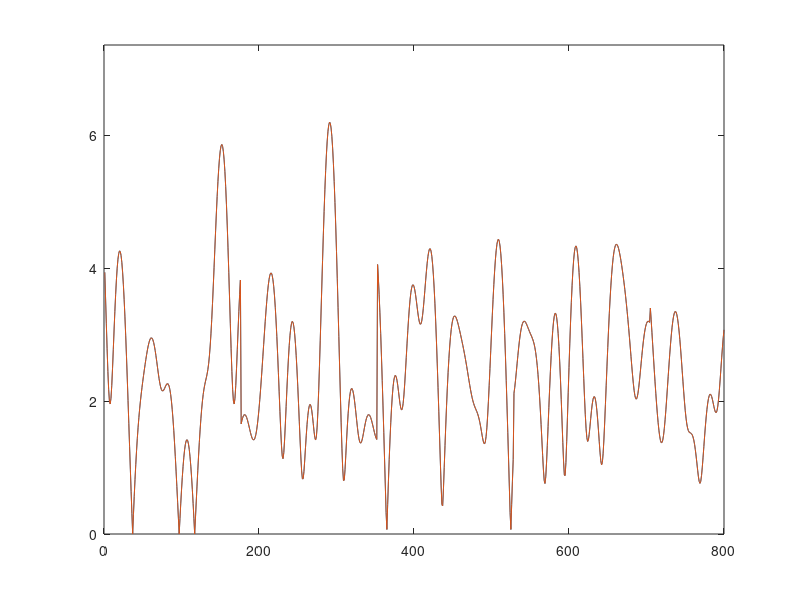
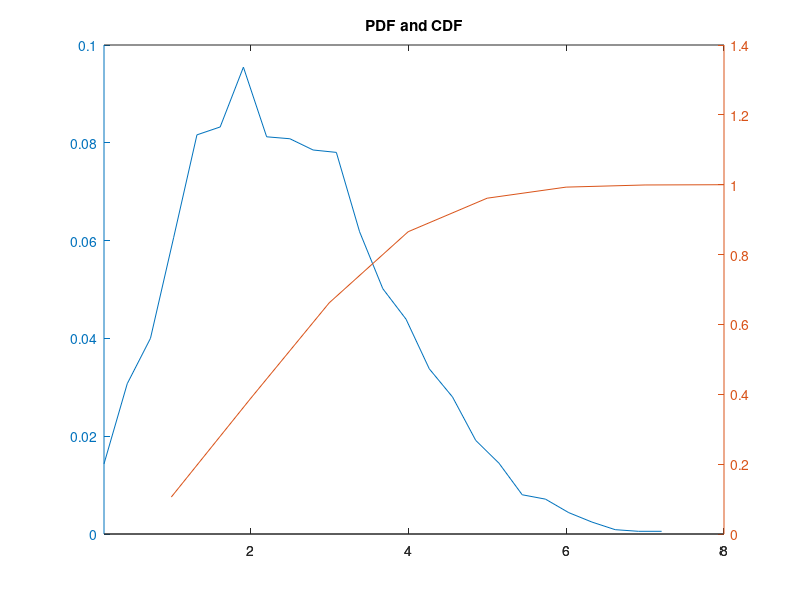
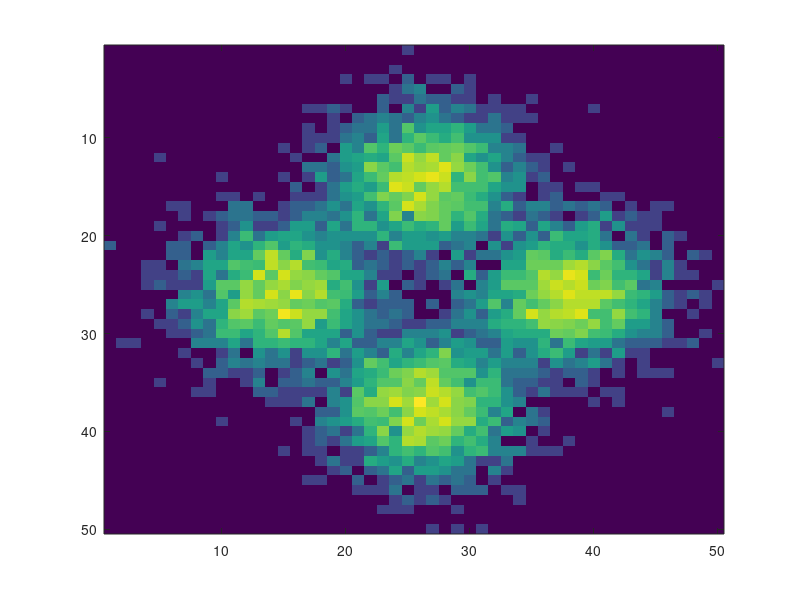
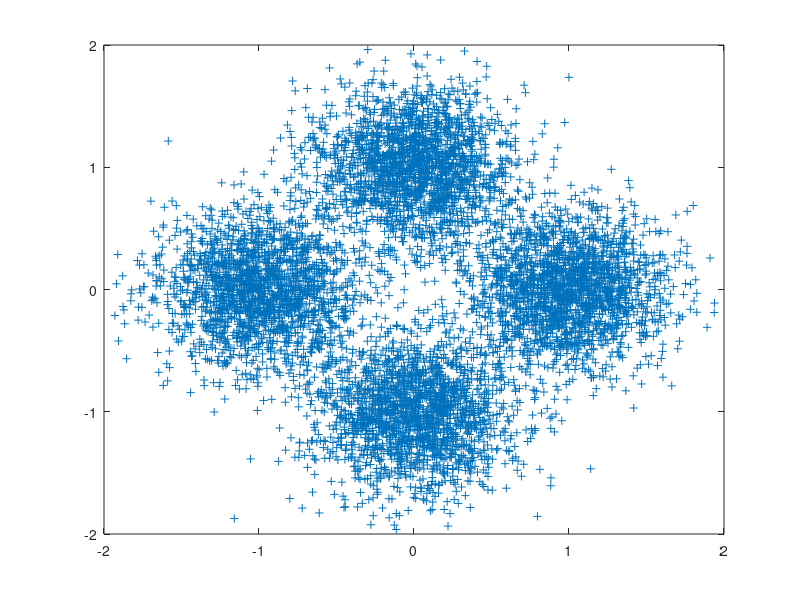

Recreate these plots in MATLAB, in order.
% papr_test.m
%
#{

  TODO:
    [X] measure BER
    [X] heat map type scatter diagram
    [X] clipping
    [X] companding
    [X] curves with different clipping thresholds
    [X] filter
        + complex or real?
        + might introduce phase shift ... make demodulation tricky
    [X] way to put plots on top of each other
    [X] tx diversity
    [ ] PAPR versus carriers for random data
    [ ] set threshold at CDF %
    [ ] plot compander
    [ ] think about how to measure/objective
        + can we express BER as a function of peak power?
        + or maybe showing RMS power being boosted
        + take into account clipping and higher rms power on BER
        + do we need to recalculate tx power?
    [ ] down the track ... other types of channels
        + does it mess up HF multipath much
        + impact likely less
    [ ] Tx a companded waveform and see if it really helps average power
    [ ] results/discussion
        + non-linear technqiues spread the energy in freq
        + we can trade of PAPR with bandwidth, lower PAPR, more bandwidth
        + filtering brings the PAPR up again
        + PAPR helps SNR, but multipath is a much tougher problem
        + non-linear technqiques will mess with QAM more (I think - simulate?)
        + so we may hit a wall at high data rates
        + are people already doing this by default, e.g. some slight compression in radio?  OTA test rqd,
          some sort of controlled test, like clipping rate
        + diversity idea doesn't seem to work in term of PAPR - but - 1 2Nc waveform will be much more
          robust to multipath (and multipath first), so any PAPR reduction will go further.
        + bigger improvements at higher Nc, e.g. 6dB at Nc=17.  Will need to test on real PAs
    [ ] what will happen when LDPC demodulated?
        + will decoder struggle due to non-linearity?
#}

1;

function symbol = qpsk_mod(two_bits)
    two_bits_decimal = sum(two_bits .* [2 1]); 
    switch(two_bits_decimal)
        case (0) symbol =  1;
        case (1) symbol =  j;
        case (2) symbol = -j;
        case (3) symbol = -1;
    endswitch
endfunction

function two_bits = qpsk_demod(symbol)
    bit0 = real(symbol*exp(j*pi/4)) < 0;
    bit1 = imag(symbol*exp(j*pi/4)) < 0;
    two_bits = [bit1 bit0];
endfunction

% "Genie" OFDM modem simulation that assumes ideal sync

function [ber papr] = run_sim(Nsym, EbNodB, plot_en=0, filt_en=0, method="", threshold=6)
    Nc   = 8;
    M    = 160;    % number of samples in each symbol
    bps  = 2;      % two bits per symbol for QPSK
    Ncp  = 16;     % cyclic prefix samples

    phase_est = 1; % perform phase estimation/correction
    
    if strcmp(method,"diversity")
      Nd = 2; gain = 1/sqrt(2);
    else
      Nd = 1; gain = 1.0;
    end
    
    papr_log = [];
    for e=1:length(EbNodB)
        % generate a 2D array of QPSK symbols

        Nphases = 2^bps;
        tx_phases = pi/2*floor((rand(Nsym,Nc)*Nphases));
        if strcmp(method,"diversity")
          % duplicate carriers but with opposite phase
          tx_phases = [tx_phases (tx_phases-pi/2)];
        end
        tx_sym = gain*exp(j*tx_phases);
              
        w = 2*pi/M; woff = (-Nc*Nd/2+0.5)*2*pi/M;
        tx = [];

        % generate OFDM signal

        for s=1:Nsym
          atx = zeros(1,M);
          for c=1:Nc*Nd
            atx += exp(j*(0:M-1)*(c*w+woff))*tx_sym(s,c);
          end
          % insert cyclic prefix and build up stream of time domain symbols
          tx = [tx atx(end-Ncp+1:end) atx];
        end
        Nsam = length(tx);

        % bunch of PAPR reduction options
        
        tx_ = tx;
        if strcmp(method, "clip") || strcmp(method, "diversity")
          ind = find(abs(tx) > threshold);
          tx_(ind) = threshold*exp(j*angle(tx(ind)));
        end
        if strcmp(method, "compand1")
          tx_mag = interp1([0 1 3 5 6 20], [0 1 4 5.5 6 7], abs(tx), "pchip");
          tx_ = tx_mag.*exp(j*angle(tx));
        end
        if strcmp(method, "compand2")
          # power law compander x = a*y^power, y = (x/a) ^ (1/power)
          power=2; a=threshold/(threshold^power);
          tx_mag = (abs(tx)/a) .^ (1/power);
          tx_ = tx_mag.*exp(j*angle(tx));
        end
        
        if filt_en
          Nfilt=40;
          b = fir1(Nfilt,1.5*Nc*Nd/M);
          tx_ = filter(b,1,[tx_ zeros(1,Nfilt/2)]);
          tx_ = [tx_(Nfilt/2+1:end)];
        end

        % normalise power after any non-linear shennanigans, so that noise addition is correct

        tx_ *= sqrt(mean(abs(tx).^2)/mean(abs(tx_).^2));
        tx_ *= exp(j*pi/4);
        
        if phase_est
            % auxillary rx to get ideal phase ests on signal after multipath but before AWGN noise is added

            rx_phase = zeros(Nsym,Nc);
            for s=1:Nsym
              st = (s-1)*(M+Ncp)+1+Ncp; en = st+M-1;
              for c=1:Nc*Nd
                arx_sym = sum(exp(-j*(0:M-1)*(c*w+woff)) .* tx_(st:en))/M;
                rx_phase(s,c) = arx_sym * conj(tx_sym(s,c));
              end
            end
        end
        
        % AWGN channel

        EsNodB = EbNodB(e) + 10*log10(bps);
        variance = M/(10^(EsNodB/10));
        noise = sqrt(variance/2)*randn(1,Nsam) + j*sqrt(variance/2)*randn(1,Nsam);
        rx = tx_ + noise;

        % demodulate

        rx_sym = zeros(Nsym,Nc);
        for s=1:Nsym
          st = (s-1)*(M+Ncp)+1+Ncp; en = st+M-1;
          for c=1:Nc*Nd
            rx_sym(s,c) = sum(exp(-j*(0:M-1)*(c*w+woff)) .* rx(st:en))/M;
            if phase_est rx_sym(s,c) *= conj(rx_phase(s,c)); end
          end
          
          if strcmp(method,"diversity")
            for c=1:Nc
              rx_sym(s,c) += rx_sym(s,c+Nc)*exp(j*pi/2);
            end
          end          
        end
        
        % count bit errors

        Tbits = Terrs = 0;
        for s=1:Nsym
          for c=1:Nc
            tx_bits = qpsk_demod(tx_sym(s,c));
            rx_bits = qpsk_demod(rx_sym(s,c));
            Tbits += bps;
            Terrs += sum(xor(tx_bits,rx_bits));
          end
        end

        if plot_en
          figure(1); clf;
          plot(abs(tx(1:5*M))); hold on; plot(abs(tx_(1:5*M))); hold off;
          axis([0 5*M 0 max(abs(tx))]);
          figure(2); clf; [hh nn] = hist(abs(tx),25,1);
          cdf = empirical_cdf((1:Nc),abs(tx));
          plotyy(nn,hh,1:Nc,cdf); title('PDF and CDF');
          % heat map type scatter plot
          figure(3); clf;
          rx_sym = reshape(rx_sym(:,1:Nc), Nsym*Nc, 1);
          h_data = [real(rx_sym)'; imag(rx_sym)']';
          h = log10(hist3(h_data,[50 50])+1);
          colormap("default"); imagesc(h);
          figure(4); clf; plot(real(rx_sym), imag(rx_sym), '+'); axis([-2 2 -2 2]);
          figure(5); clf; Tx_ = 10*log10(abs(fft(tx_))); plot(fftshift(Tx_));
          mx = 10*ceil(max(Tx_)/10); axis([1 length(Tx_) mx-60 mx]);
        end

        papr1 = 20*log10(max(abs(tx))/mean(abs(tx)));
        papr2 = 20*log10(max(abs(tx_))/mean(abs(tx_)));
        papr_log = [papr_log papr2];
        ber(e) = Terrs/Tbits;
        printf("EbNodB: %3.1f %3.1f PAPR: %5.2f %5.2f Tbits: %6d Terrs: %6d BER: %5.3f\n", EbNodB(e), 10*log10(mean(abs(tx_).^2)), papr1, papr2, Tbits, Terrs, ber(e))
    end

    papr = mean(papr_log);
end

% AWGN BER versus Eb/No curves -------------------------------------

function curves_awgn
    Nsym=1000;
    EbNodB=2:8;
    [ber1 papr1] = run_sim(Nsym,EbNodB, 0, filt_en=1);
    [ber2 papr2] = run_sim(Nsym,EbNodB, 0, filt_en=1, "clip", threshold=5);
    [ber3 papr3] = run_sim(Nsym,EbNodB, 0, filt_en=1, "clip", threshold=4);
    [ber4 papr4] = run_sim(Nsym,EbNodB, 0, filt_en=1, "compand1");
    [ber5 papr5] = run_sim(Nsym,EbNodB, 0, filt_en=1, "compand2", threshold=4);
    [ber6 papr6] = run_sim(Nsym,EbNodB, 0, filt_en=1, "diversity", threshold=3);

    figure(6); clf;
    semilogy(EbNodB, ber1,sprintf('b+-;vanilla OFDM %3.1f;',papr1),'markersize', 10, 'linewidth', 2); hold on;
    semilogy(EbNodB, ber2,sprintf('r+-;clip6 %3.1f;',papr2),'markersize', 10, 'linewidth', 2); 
    semilogy(EbNodB, ber3,sprintf('g+-;clip5 %3.1f;',papr3),'markersize', 10, 'linewidth', 2);
    semilogy(EbNodB, ber4,sprintf('c+-;compand1 %3.1f;',papr4),'markersize', 10, 'linewidth', 2);
    semilogy(EbNodB, ber5,sprintf('m+-;compand2 %3.1f;',papr5),'markersize', 10, 'linewidth', 2);
    semilogy(EbNodB, ber6,sprintf('bk+-;diversity %3.1f;',papr6),'markersize', 10, 'linewidth', 2);
    hold off;
    axis([min(EbNodB) max(EbNodB) 1E-4 1E-1]); grid;
    xlabel('Eb/No');
    print("papr_BER_EbNo.png","-dpng");

    figure(7); clf;
    semilogy(EbNodB+papr1, ber1,sprintf('b+-;vanilla OFDM %3.1f;',papr1),'markersize', 10, 'linewidth', 2); hold on;
    semilogy(EbNodB+papr2, ber2,sprintf('r+-;clip6 %3.1f;',papr2),'markersize', 10, 'linewidth', 2); 
    semilogy(EbNodB+papr3, ber3,sprintf('g+-;clip5 %3.1f;',papr3),'markersize', 10, 'linewidth', 2);
    semilogy(EbNodB+papr4, ber4,sprintf('c+-;compand1 %3.1f;',papr4),'markersize', 10, 'linewidth', 2);
    semilogy(EbNodB+papr5, ber5,sprintf('m+-;compand2 %3.1f;',papr5),'markersize', 10, 'linewidth', 2);
    semilogy(EbNodB+papr6, ber6,sprintf('bk+-;diversity %3.1f;',papr6),'markersize', 10, 'linewidth', 2);
    hold off;
    xlabel('Peak Eb/No');
    axis([6 20 1E-4 1E-1]); grid;
    print("papr_BER_peakEbNo.png","-dpng");
end

pkg load statistics;
more off;

% single point with lots of plots -----------

%run_sim(1000, EbNo=4, plot_en=1, filt_en=1, "diversity", threshold=3);
run_sim(1000, EbNo=4, plot_en=1);

